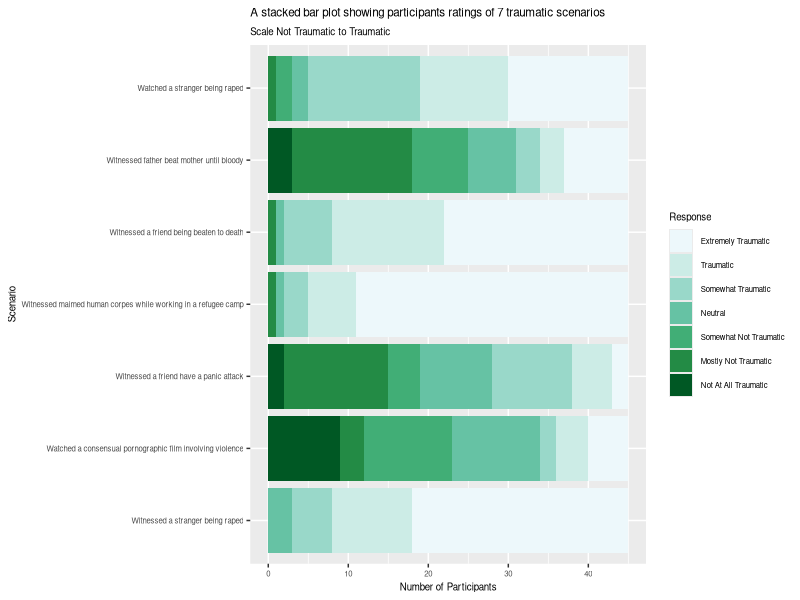
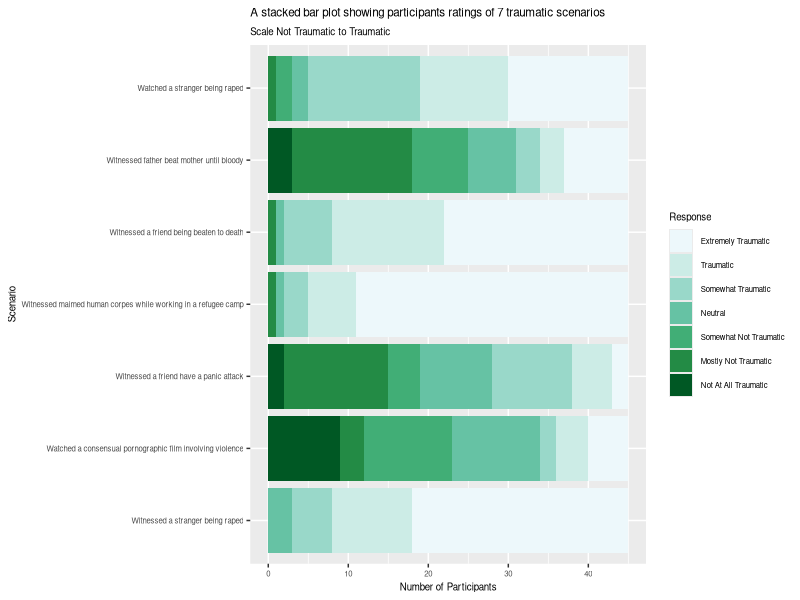

R code for these plots, in order:
## ---- chunk 1
knitr::opts_chunk$set(echo = TRUE)
library(here)
library(ggplot2)
library(tidyverse)
library(dplyr)
library(stringr)
library(RColorBrewer)
## ---- chunk 2
### read and show first lines of original dataset
setwd("C:/Users/njrob/Desktop/Masters/Data-analysis + visualisations/finalproject/Repositry/PSY6422_assignment1")
original_dataset <- read_csv(here("data", "raw", "originaldataset.csv"))
#head(original_dataset)  # the first 7 lines of data
head(original_dataset, n =5)
## ---- chunk 3
#Partipants 137 and 146 are removed because they show consistently high responses among all scenarios indicating them as outliers
df1 <- original_dataset[-c(137, 146)] 
## ---- chunk 4
#removing questions and demographic data - focusing on scenarios where a traumatic event is witnessed. 
df2 <- df1 [c(5,9, 17, 22, 29, 43, 46, 84)]
## ---- chunk 5
df3 <- na.omit(df2, cols=c("5","9","17","22","29","43", "46", "84"))
head(df3)
## ---- chunk 6
colnames(df3) <- c("Q_1", "Q_2", "Q_3", "Q_3", "Q_4", "Q_5", "Q_6", "Q_7", "Q_8")
new <- c("Extremely Traumatic", "Traumatic", "Somewhat Traumatic", "Neutral", "Somewhat Not Traumatic", "Mostly Not Traumatic", "Not At All Traumatic")
## ---- chunk 7
table(df3$Q_1)
table(df3$Q_2)
table(df3$Q_3)
table(df3$Q_4)
table(df3$Q_5)
table(df3$Q_6)
table(df3$Q_7)
## ---- chunk 8
mytab <- data.frame( Response = c("Extremely Traumatic", "Traumatic", "Somewhat Traumatic", "Neutral", "Somewhat Not Traumatic", "Mostly Not Traumatic", "Not At All Traumatic"),
                     Q_1 = c(27,10,5,3,0,0,0),
                     Q_2 = c(5,4,2,11,11,3,9),
                     Q_3 = c(2,5,10,9,4,13,2),
                     Q_4 = c(34,6,3,1,0,1,0),
                     Q_5 = c(23,14,6,1,0,1,0),
                     Q_6 = c(8,3,3,6,7,15,3),
                     Q_7 = c(15,11,14,2,2,1,0))
view(mytab)
## ---- chunk 9
data2 <- mytab %>% gather(key = Q_, value = Value, Q_1:Q_7)
view(data2)
## ---- chunk 10
#Creating plot
p <- ggplot(data2, aes(Value, Q_, fill = factor(Response, levels = c("Extremely Traumatic", "Traumatic","Somewhat Traumatic", "Neutral", "Somewhat Not Traumatic", "Mostly Not Traumatic", "Not At All Traumatic")))) + geom_col(position="stack") + 
  labs(title = "A stacked bar plot showing participants ratings of 7 traumatic scenarios",
       subtitle = "Scale Not Traumatic to Traumatic",
         y = "Scenario", x = "Number of Participants", fill = "Response") +
  scale_y_discrete(labels = c("Witnessed a stranger being raped",
                              "Watched a consensual pornographic film involving violence",
                              "Witnessed a friend have a panic attack",
                              "Witnessed maimed human corpes while working in a refugee camp", 
                              "Witnessed a friend being beaten to death", 
                              "Witnessed father beat mother until bloody",
                              "Watched a stranger being raped")) +
   scale_fill_brewer(palette = "BuGn") +
  theme(text = element_text(size = 7))
p
## ---- chunk 11
ggsave(here("figs", "myplot.png"))
